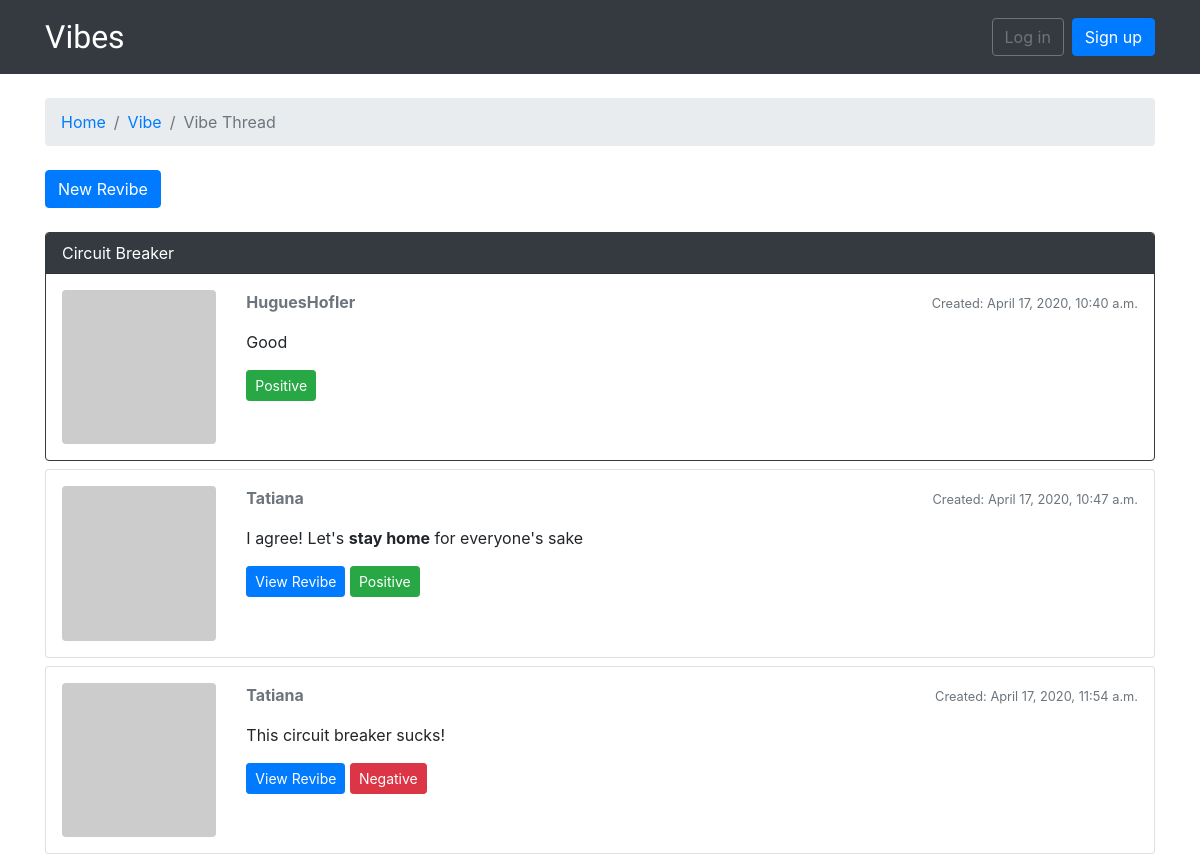
The page /vibe/2/revibes/ on the database its author committed.
### Platform/models.py (models this page shows, shortened)
class Vibe(models.Model):
    title = models.CharField(max_length=255)
    body = models.TextField(max_length=4000)
    topics = models.CharField(max_length=255, null=True, blank=True)
    created_by = models.ForeignKey(User, related_name='vibe_author', on_delete=models.CASCADE)
    created_at = models.DateTimeField(auto_now_add=True)
    edited_at = models.DateTimeField(null=True, blank=True)
    sentiment = models.CharField(null=True, max_length=8)
    def get_vibe_revibes(self):
        return Revibe.objects.filter(original=self).order_by('created_at')
    def get_body_as_markdown(self):
        return mark_safe(markdown(self.body, safe_mode='escape'))

class Revibe(models.Model):
    title = models.CharField(max_length=255)
    body = models.TextField(max_length=4000)
    original = models.ForeignKey(Vibe, related_name='revibe_original', on_delete=models.CASCADE)
    created_by = models.ForeignKey(User, related_name='revibe_author', on_delete=models.CASCADE)
    created_at = models.DateTimeField(auto_now_add=True)
    edited_at = models.DateTimeField(null=True, blank=True)
    sentiment = models.CharField(null=True, max_length=8)
    def get_body_as_markdown(self):
        return mark_safe(markdown(self.body, safe_mode='escape'))

### Platform/views.py (the view)
# urls.py: re_path(r'^vibe/(?P<pk>\d+)/revibes/$', views.vibe_revibes, name='vibe_revibes'),
def vibe_revibes(request, pk):
    vibe = get_object_or_404(Vibe, pk=pk)
    return render(request, 'vibe_revibes.html', {'vibe': vibe})

### Platform/templatetags/gravatar.py (called while the page is built)
@register.filter
def gravatar(user):
    email = user.email.lower().encode('utf-8')
    default = 'mm'
    size = 256
    url = 'https://www.gravatar.com/avatar/{md5}?{params}'.format(
        md5=hashlib.md5(email).hexdigest(),
        params=urlencode({'d': default, 's': str(size)})
    )
    return url

### templates/vibe_revibes.html (shortened to what this page needs)
{% extends 'base.html' %}
{% load static humanize gravatar %}
{% block breadcrumb %}
    <li class="breadcrumb-item"><a href="{% url 'home' %}">Home</a></li>
    <li class="breadcrumb-item"><a href="{% url 'vibe' vibe.pk %}">Vibe</a></li>
    <li class="breadcrumb-item active">Vibe Thread</li>
{% endblock %}
{% block content %}
  <div class="mb-4">
    <a href="{% url 'new_revibe' vibe.pk %}" class="btn btn-primary">New Revibe</a>
  </div>
    <div class="card mb-2 border-dark">
      <div class="card-header text-white bg-dark py-2 px-3">{{ vibe.title }}</div>
      <div class="card-body p-3">
        <div class="row">
          <div class="col-2">
            <img src="{{ vibe.created_by|gravatar }}" alt="{{ vibe.created_by.username }}" class="w-100 rounded">
          </div>
          <div class="col-10">
            <div class="row mb-3">
              <div class="col-6">
                <strong class="text-muted">{{ vibe.created_by.username }}</strong>
              </div>
              <div class="col-6 text-right">
                <small class="text-muted">Created: {{ vibe.created_at }}</small>
              </div>
            </div>
            {{ vibe.get_body_as_markdown }}
              <div class="mt-3">
                  {% if vibe.sentiment == 'Positive' %}
                  <button type="button" class="btn btn-success btn-sm">{{ vibe.sentiment }}</button>
                  {% elif vibe.sentiment == 'Negative' %}
                  <button type="button" class="btn btn-danger btn-sm">{{ vibe.sentiment }}</button>
                  {% elif vibe.sentiment == 'Neutral' %}
                  <button type="button" class="btn btn-secondary btn-sm">{{ vibe.sentiment }}</button>
                  {% endif %}
              </div>
          </div>
        </div>
      </div>
    </div>
    {% for revibe in vibe.get_vibe_revibes %}
    <div class="card mb-2">
      <div class="card-body p-3">
        <div class="row">
          <div class="col-2">
            <img src="{{ revibe.created_by|gravatar }}" alt="{{ revibe.created_by.username }}" class="w-100 rounded">
          </div>
          <div class="col-10">
            <div class="row mb-3">
              <div class="col-6">
                <strong class="text-muted">{{ revibe.created_by.username }}</strong>
              </div>
              <div class="col-6 text-right">
                <small class="text-muted">Created: {{ revibe.created_at }}</small>
              </div>
            </div>
            {{ revibe.get_body_as_markdown }}
              <div class="mt-3">
              <a href="{% url 'revibe' vibe.pk revibe.pk %}" class="btn btn-primary btn-sm" role="button">View Revibe</a>
                  {% if revibe.sentiment == 'Positive' %}
                  <button type="button" class="btn btn-success btn-sm">{{ revibe.sentiment }}</button>
                  {% elif revibe.sentiment == 'Negative' %}
                  <button type="button" class="btn btn-danger btn-sm">{{ revibe.sentiment }}</button>
                  {% elif revibe.sentiment == 'Neutral' %}
                  <button type="button" class="btn btn-warning btn-sm">{{ revibe.sentiment }}</button>
                  {% endif %}
              </div>
          </div>
        </div>
      </div>
    </div>
    {% endfor %}
{% endblock %}

### rows shown on the page
Vibe: title "Circuit Breaker", created_by.username "HuguesHofler", created_at "April 17, 2020, 10:40 a.m.", get_body_as_markdown "Good", sentiment "Positive"
Revibe: created_by.username "Tatiana", created_at "April 17, 2020, 10:47 a.m.", get_body_as_markdown "I agree! Let's stay home for everyone's sake", sentiment "Positive"
Revibe: created_by.username "Tatiana", created_at "April 17, 2020, 11:54 a.m.", get_body_as_markdown "This circuit breaker sucks!", sentiment "Negative"
